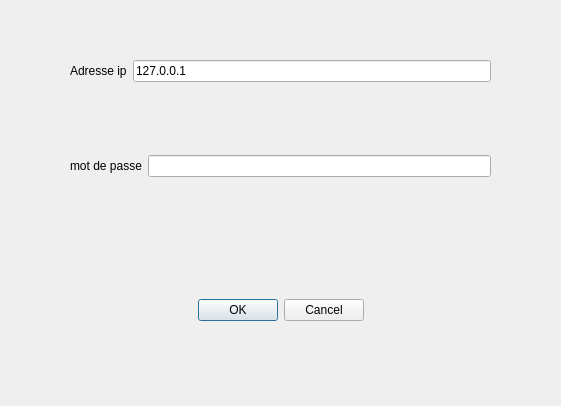
<?xml version="1.0" encoding="UTF-8"?>
<ui version="4.0">
 <class>FormulaireConnexion</class>
 <widget class="QDialog" name="FormulaireConnexion">
  <property name="geometry">
   <rect>
    <x>0</x>
    <y>0</y>
    <width>561</width>
    <height>406</height>
   </rect>
  </property>
  <property name="windowTitle">
   <string>Dialog</string>
  </property>
  <widget class="QWidget" name="widget" native="true">
   <property name="geometry">
    <rect>
     <x>0</x>
     <y>-40</y>
     <width>561</width>
     <height>481</height>
    </rect>
   </property>
   <widget class="QWidget" name="">
    <property name="geometry">
     <rect>
      <x>70</x>
      <y>100</y>
      <width>421</width>
      <height>261</height>
     </rect>
    </property>
    <layout class="QVBoxLayout" name="verticalLayout_2">
     <property name="sizeConstraint">
      <enum>QLayout::SizeConstraint::SetDefaultConstraint</enum>
     </property>
     <item>
      <layout class="QVBoxLayout" name="verticalLayout">
       <item>
        <layout class="QHBoxLayout" name="horizontalLayout">
         <item>
          <widget class="QLabel" name="label">
           <property name="text">
            <string>Adresse ip</string>
           </property>
          </widget>
         </item>
         <item>
          <widget class="QLineEdit" name="ipInput">
           <property name="text">
            <string>127.0.0.1</string>
           </property>
          </widget>
         </item>
        </layout>
       </item>
       <item>
        <spacer name="verticalSpacer_2">
         <property name="orientation">
          <enum>Qt::Orientation::Vertical</enum>
         </property>
         <property name="sizeHint" stdset="0">
          <size>
           <width>20</width>
           <height>40</height>
          </size>
         </property>
        </spacer>
       </item>
       <item>
        <layout class="QHBoxLayout" name="horizontalLayout_2">
         <item>
          <widget class="QLabel" name="label_2">
           <property name="text">
            <string>mot de passe</string>
           </property>
          </widget>
         </item>
         <item>
          <widget class="QLineEdit" name="passwordInput">
           <property name="echoMode">
            <enum>QLineEdit::EchoMode::Password</enum>
           </property>
          </widget>
         </item>
        </layout>
       </item>
      </layout>
     </item>
     <item>
      <spacer name="verticalSpacer">
       <property name="orientation">
        <enum>Qt::Orientation::Vertical</enum>
       </property>
       <property name="sizeHint" stdset="0">
        <size>
         <width>20</width>
         <height>40</height>
        </size>
       </property>
      </spacer>
     </item>
     <item>
      <widget class="QDialogButtonBox" name="buttonBox">
       <property name="orientation">
        <enum>Qt::Orientation::Horizontal</enum>
       </property>
       <property name="standardButtons">
        <set>QDialogButtonBox::StandardButton::Cancel|QDialogButtonBox::StandardButton::Ok</set>
       </property>
       <property name="centerButtons">
        <bool>true</bool>
       </property>
      </widget>
     </item>
    </layout>
   </widget>
  </widget>
 </widget>
 <resources/>
 <connections>
  <connection>
   <sender>buttonBox</sender>
   <signal>rejected()</signal>
   <receiver>FormulaireConnexion</receiver>
   <slot>reject()</slot>
   <hints>
    <hint type="sourcelabel">
     <x>316</x>
     <y>260</y>
    </hint>
    <hint type="destinationlabel">
     <x>286</x>
     <y>274</y>
    </hint>
   </hints>
  </connection>
  <connection>
   <sender>buttonBox</sender>
   <signal>accepted()</signal>
   <receiver>FormulaireConnexion</receiver>
   <slot>accept()</slot>
   <hints>
    <hint type="sourcelabel">
     <x>248</x>
     <y>254</y>
    </hint>
    <hint type="destinationlabel">
     <x>157</x>
     <y>274</y>
    </hint>
   </hints>
  </connection>
 </connections>
</ui>
